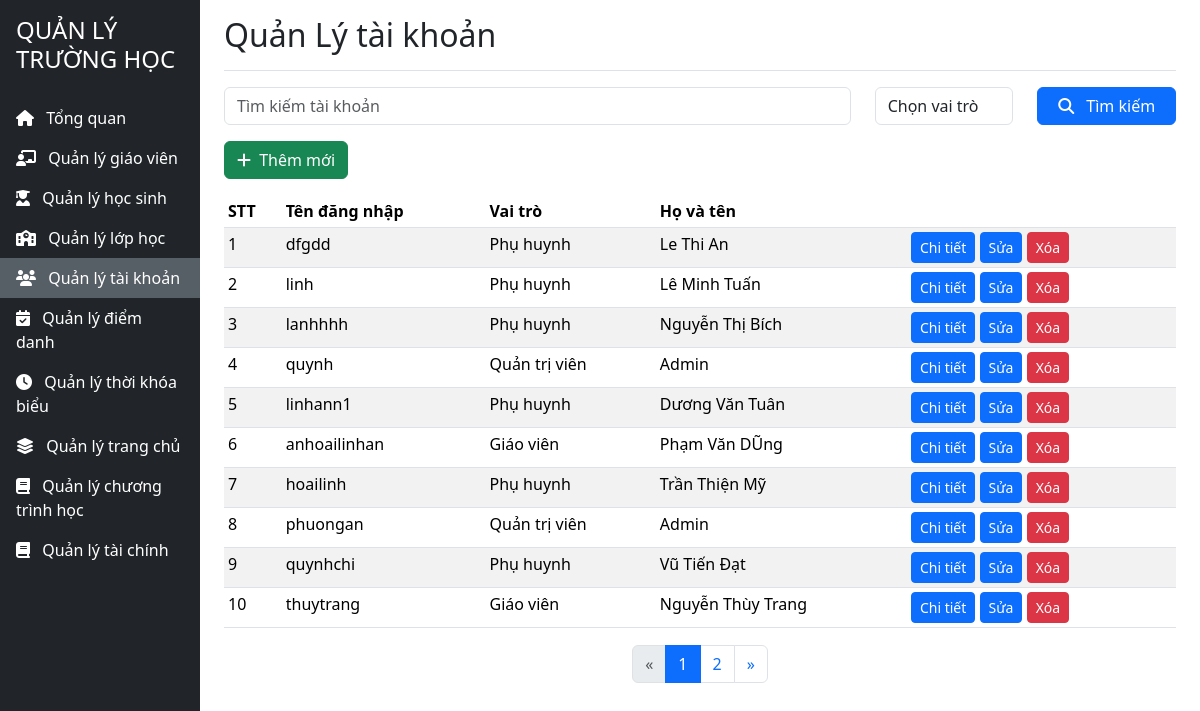
The page /pages/admin/account/list_account.php (signed in) on the database its author committed.
### tables this page shows
CREATE TABLE `users` (
  `id` int NOT NULL,
  `username` varchar(255) NOT NULL,
  `password` varchar(255) NOT NULL,
  `role` varchar(255) NOT NULL,
  `studentID` int DEFAULT NULL,
  `teacherID` int DEFAULT NULL,
  `email` varchar(100) NOT NULL,
  `DateCreated` datetime DEFAULT CURRENT_TIMESTAMP
);

### pages/admin/account/list_account.php (the view, shortened to what this page needs)
<?php
require_once '../../system/connect.php';
$roleFilter = isset($_GET['role']) ? intval($_GET['role']) : null;
$searchTerm = isset($_GET['search']) ? "%" . $conn->real_escape_string(trim($_GET['search'])) . "%" : "%";
function getUsers($conn, $page = 1, $perPage = 10, $searchTerm = "", $roleFilter = null)
{
    $offset = ($page - 1) * $perPage;
    $searchTerm = empty($searchTerm) ? "%" : "%" . $searchTerm . "%";
    $query = "
        SELECT users.*,
               CASE
                   WHEN users.role = 2 THEN teachers.fullname
                   WHEN users.role = 3 THEN students.fullname
                   ELSE 'Admin'
               END AS FullName
        FROM users
        LEFT JOIN teachers ON users.TeacherID = teachers.id
        LEFT JOIN students ON users.StudentID = students.id
        WHERE users.username LIKE ? ";
    $query .= "ORDER BY users.id DESC LIMIT ?, ?";
    $stmt = $conn->prepare($query);
    if (!is_null($roleFilter)) {
        $stmt->bind_param("siii", $searchTerm, $roleFilter, $offset, $perPage);
    } else {
        $stmt->bind_param("sii", $searchTerm, $offset, $perPage);
    }
    if (!$stmt->execute()) {
        die("Query execution failed: " . $stmt->error);
    }
    $result = $stmt->get_result();
    return $result->fetch_all(MYSQLI_ASSOC);
}
function getTotalUsers($conn, $searchTerm = "%", $roleFilter = null)
{
    $query = "SELECT COUNT(*) AS total FROM users WHERE username LIKE ? ";
    $stmt = $conn->prepare($query);
    if ($roleFilter !== null) {
        $stmt->bind_param("si", $searchTerm, $roleFilter);
    } else {
        $stmt->bind_param("s", $searchTerm);
    }
    $stmt->execute();
    $result = $stmt->get_result()->fetch_assoc();
    return $result['total'] ?? 0;
}
$page = isset($_GET['page']) ? intval($_GET['page']) : 1;
$page = max($page, 1);
$perPage = 10;
$totalUsers = getTotalUsers($conn, $searchTerm, $roleFilter);
$totalPages = ceil($totalUsers / $perPage);
$users = getUsers($conn, $page, $perPage, $searchTerm, $roleFilter);
?>
<!DOCTYPE html>
<html lang="vi">
<head>
    <link href="https://cdnjs.cloudflare.com/ajax/libs/bootstrap/5.3.2/css/bootstrap.min.css" rel="stylesheet">
    <link href="https://cdnjs.cloudflare.com/ajax/libs/font-awesome/6.4.2/css/all.min.css" rel="stylesheet">
</head>
<body>
    <div class="container-fluid">
        <div class="row">
            <nav class="col-md-2 d-none d-md-block bg-dark sidebar min-vh-100" style="padding:0; position: fixed;">
                <div class="position-sticky">
                    <div class="p-3 text-white">
                        <h4>QUẢN LÝ TRƯỜNG HỌC</h4>
                    </div>
                    <ul class="nav flex-column">
                        <li class="nav-item">
                            <a class="nav-link text-white" href="/tai/pages/admin/dashboard.php">
                                <i class="fas fa-home me-2"></i>
                                Tổng quan
                            </a>
                        </li>
                        <li class="nav-item">
                            <a class="nav-link text-white" href="/tai/pages/admin/teacher/list_teacher.php">
                                <i class="fas fa-chalkboard-teacher me-2"></i>
                                Quản lý giáo viên
                            </a>
                        </li>
                        <li class="nav-item">
                            <a class="nav-link text-white" href="/tai/pages/admin/student/list_student.php">
                                <i class="fas fa-user-graduate me-2"></i>
                                Quản lý học sinh
                            </a>
                        </li>
                        <li class="nav-item">
                            <a class="nav-link text-white" href="/tai/pages/admin/class/list_class.php">
                                <i class="fas fa-school me-2"></i>
                                Quản lý lớp học
                            </a>
                        </li>
                        <li class="nav-item" style="background:#575f66">
                            <a class="nav-link text-white" href="/tai/pages/admin/account/list_account.php">
                                <i class="fas fa-users me-2"></i>
                                Quản lý tài khoản
                            </a>
                        </li>
                        <li class="nav-item" >
                            <a class="nav-link text-white" href="/tai/pages/admin/attendance/list_attendance.php">
                            <i class="fas fa-calendar-check me-2"></i>
                                Quản lý điểm danh
                            </a>
                        </li>
                        <li class="nav-item" >
                            <a class="nav-link text-white" href="/tai/pages/admin/timetable/timetable.php">
                                <i class="fas fa-clock me-2"></i>
                                Quản lý thời khóa biểu
                            </a>
                        </li>
                        <li class="nav-item" >
                            <a class="nav-link text-white" href="/tai/pages/admin/frontend/slide/list_slide.php">
                             <i class="fas fa-layer-group me-2"></i>
                                Quản lý trang chủ
                            </a>
                        </li>
                        <li class="nav-item" >
                            <a class="nav-link text-white" href="/tai/pages/admin/frontend/curriculum/curriculum.php">
                                <i class="fas fa-book me-2"></i>
                                Quản lý chương trình học
                            </a>
                        </li>
                        <li class="nav-item">
                            <a class="nav-link text-white" href="/tai/pages/admin/payment.php">
                                <i class="fas fa-book me-2"></i>
                                Quản lý tài chính
                            </a>
                        </li>
                    </ul>
                </div>
            </nav>
            <main class="col-md-9 ms-sm-auto col-lg-10 px-md-4">
                <div class="d-flex justify-content-between flex-wrap flex-md-nowrap align-items-center pt-3 pb-2 mb-3 border-bottom">
                    <h1 class="h2">Quản Lý tài khoản</h1>
                </div>
<form action="list_account.php" method="GET">
    <div class="row mb-3">
        <div class="col-md-8">
            <input class="form-control" type="search" placeholder="Tìm kiếm tài khoản" name="search" aria-label="Search" value="<?php echo htmlspecialchars(trim($_GET['search'] ?? '', '%')); ?>">
        </div>
        <div class="col-md-2">
            <select class="form-control" name="role">
                <option value="">Chọn vai trò</option>
            </select>
        </div>
        <div class="col-md-2">
            <button class="btn btn-primary w-100" type="submit">
                <i class="fas fa-search me-2"></i> Tìm kiếm
            </button>
        </div>
    </div>
</form>
                <div class="mb-3">
                    <a href="add_account.php" class="btn btn-success">
                        <i class="fas fa-plus me-1"></i> Thêm mới
                    </a>
                </div>
                <div class="table-responsive">
                    <table class="table table-striped table-sm">
                        <thead>
                            <tr>
                                <th>STT</th>
                                <th>Tên đăng nhập</th>
                                <th>Vai trò</th>
                                <th>Họ và tên</th>
                                <th></th>
                            </tr>
                        </thead>
                        <tbody>
                            <?php $stt = ($page - 1) * $perPage + 1;
                            foreach ($users as $user): ?>
                                <tr>
                                    <td><?php echo $stt++; ?></td>
                                    <td><?php echo htmlspecialchars($user['username'] ?? ''); ?></td>
                                    <td>
                                        <?php
                                            if ($user['role'] == 1) {
                                                echo 'Quản trị viên';
                                            } elseif ($user['role'] == 2) {
                                                echo 'Giáo viên';
                                            } elseif ($user['role'] == 3) {
                                                echo 'Phụ huynh';
                                            } else {
                                                echo 'Người dùng';
                                            }
                                        ?>
                                    </td>
                                    <td><?php echo htmlspecialchars($user['FullName'] ?? ''); ?></td>
                                    <td>
                                        <a href="detail_account.php?id=<?php echo $user['id']; ?>" class="btn btn-sm btn-primary">Chi tiết</a>
                                        <a href="edit_account.php?id=<?php echo $user['id']; ?>" class="btn btn-sm btn-primary">Sửa</a>
                                        <a href="delete_account.php?id=<?php echo $user['id']; ?>" class="btn btn-sm btn-danger" onclick="return confirm('Bạn có chắc muốn xóa?')">Xóa</a>
                                    </td>
                                </tr>
                            <?php endforeach; ?>
                        </tbody>
                    </table>
                </div>
                <nav aria-label="Page navigation" class="page">
    <ul class="pagination">
        <li class="page-item <?php echo ($page <= 1) ? 'disabled' : ''; ?>">
            <a class="page-link" href="<?php echo ($page > 1) ? '?search=' . urlencode(trim($_GET['search'] ?? '')) . '&page=' . ($page - 1) : '#'; ?>" aria-label="Previous">
                <span aria-hidden="true">&laquo;</span>
            </a>
        </li>
        <?php
        $start = max(1, $page - 2);
        $end = min($totalPages, $page + 2);
        for ($i = $start; $i <= $end; $i++) {
            echo '<li class="page-item ' . ($i == $page ? 'active' : '') . '">
                    <a class="page-link" href="?search=' . urlencode(trim($_GET['search'] ?? '')) . '&page=' . $i . '">' . $i . '</a>
                  </li>';
        }
        ?>
        <li class="page-item <?php echo ($page >= $totalPages) ? 'disabled' : ''; ?>">
            <a class="page-link" href="<?php echo ($page < $totalPages) ? '?search=' . urlencode(trim($_GET['search'] ?? '')) . '&page=' . ($page + 1) : '#'; ?>" aria-label="Next">
                <span aria-hidden="true">&raquo;</span>
            </a>
        </li>
    </ul>
</nav>
            </main>
        </div>
    </div>
</body>
</html>

### pages/admin/account/list_account.php (style rules this page uses)
.page { display: flex; justify-content: center; margin-top: auto; }
.table-responsive { flex-grow: 1; min-height: 450px; }

### rows shown on the page
users: username "dfgdd", role "Phụ huynh", FullName "Le Thi An"
users: username "linh", role "Phụ huynh", FullName "Lê Minh Tuấn"
users: username "lanhhhh", role "Phụ huynh", FullName "Nguyễn Thị Bích"
users: username "quynh", role "Quản trị viên", FullName "Admin"
users: username "linhann1", role "Phụ huynh", FullName "Dương Văn Tuân"
users: username "anhoailinhan", role "Giáo viên", FullName "Phạm Văn DŨng"
users: username "hoailinh", role "Phụ huynh", FullName "Trần Thiện Mỹ"
users: username "phuongan", role "Quản trị viên", FullName "Admin"
users: username "quynhchi", role "Phụ huynh", FullName "Vũ Tiến Đạt"
users: username "thuytrang", role "Giáo viên", FullName "Nguyễn Thùy Trang"
